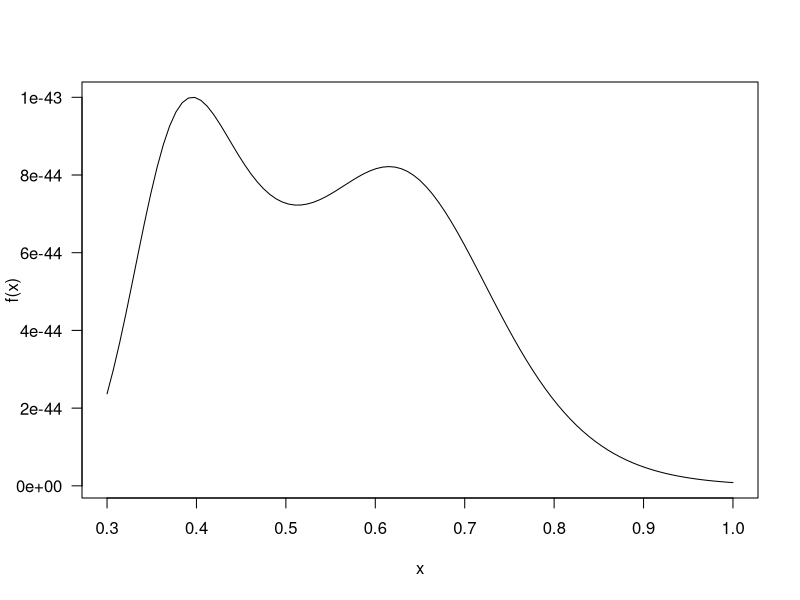
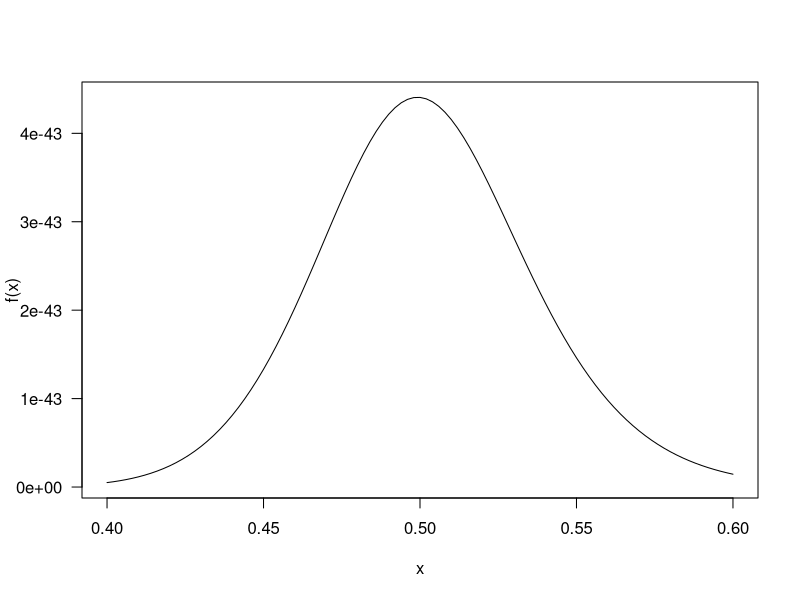

Generate these figures, in order, with R:

dOLLBSP <- function(x, mu, sigma, nu, tau, log=FALSE) {
  if (any(x < 0)) 
    stop(paste("x must be positive", "\n", ""))
  if (any(mu <= 0 )) 
    stop(paste("mu must be positive", "\n", ""))
  if (any(sigma <= 0)) 
    stop(paste("sigma must be positive", "\n", ""))
  if (any(nu <= 0)) 
    stop(paste("nu must be positive", "\n", ""))
  if (any(tau <= 0)) 
    stop(paste("tau must be positive", "\n", ""))
  # To convert mu, sigma, nu and tau to original parameters
  alp <- mu
  bet <- sigma
  a   <- nu
  b   <- tau
  # An auxiliar variable v 
  v <-  a^-1 * (sqrt(x/b) - 1/sqrt(x/b))
  
  loglik <- log(alp) + log(bet) + 
    log((2*a*exp(a*a)*sqrt(2*pi*b))^-1) - 1.5 * log(x) +
    log(x+b) - ((x/b) + 1/(x/b))/(2*a^2) +
    (alp-1) * log(pnorm(v)) + (alp-1) * log(1-pnorm(v)) +
    bet * pnorm(v)^alp / (pnorm(v)^alp + (1-pnorm(v))^alp) -
    log(exp(bet) - 1) - 2 * log(pnorm(v)^alp + (1-pnorm(v))^alp)
  if (log == FALSE) 
    density <- exp(loglik)
  else 
    density <- loglik
  return(density)
}

curve(dOLLBSP(x, mu=0.25, sigma=0.5, nu=0.1, tau=0.5),
      from=0.3, to=1, ylab='f(x)', las=1)

integrate(dOLLBSP, lower=0.3, upper=0.8,
          mu=0.25, sigma=0.5, nu=0.1, tau=0.5)



curve(dOLLBSP(x, mu=1.5, sigma=0.1, nu=0.1, tau=0.5),
      from=0.4, to=0.6, ylab='f(x)', las=1) 
